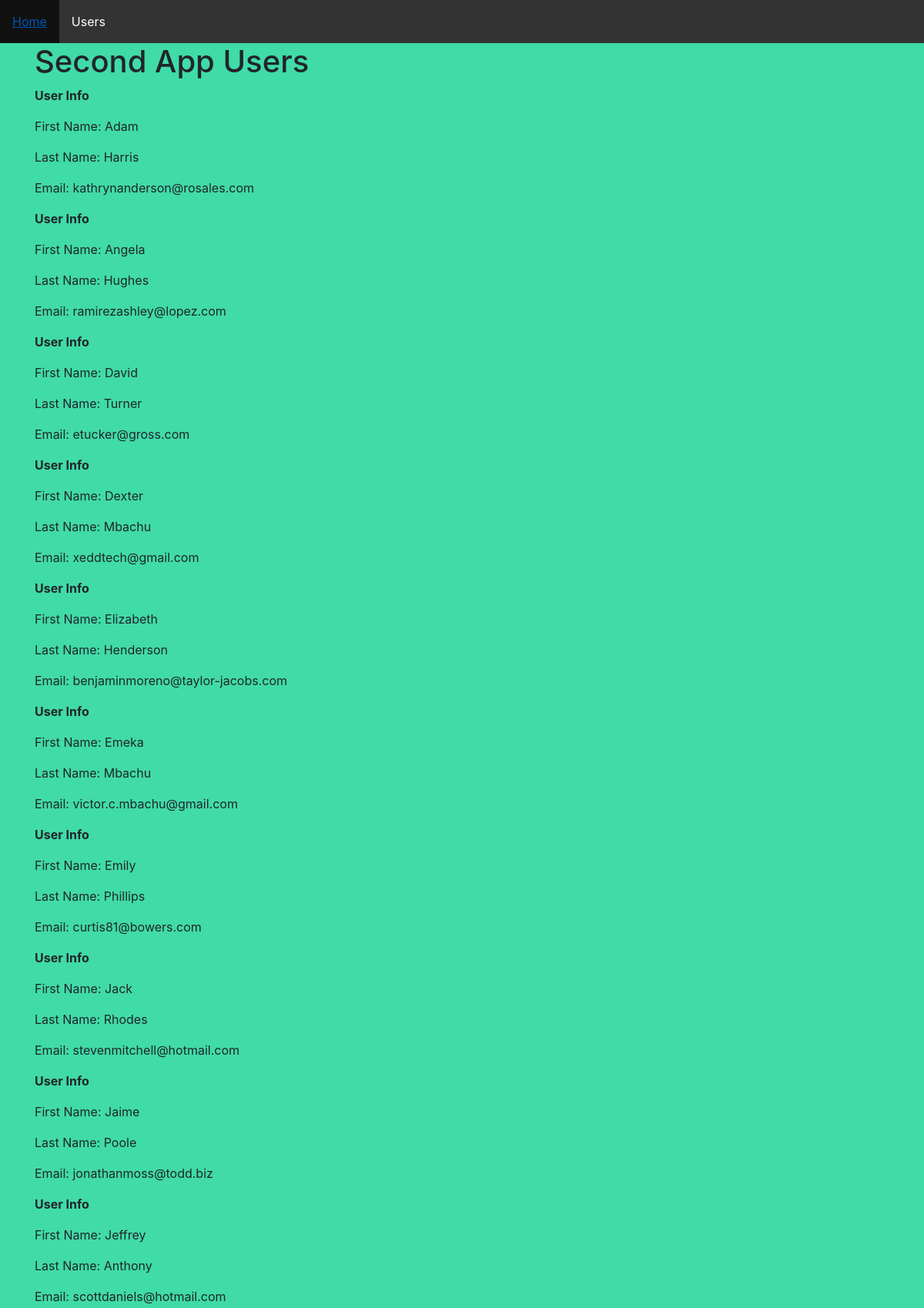
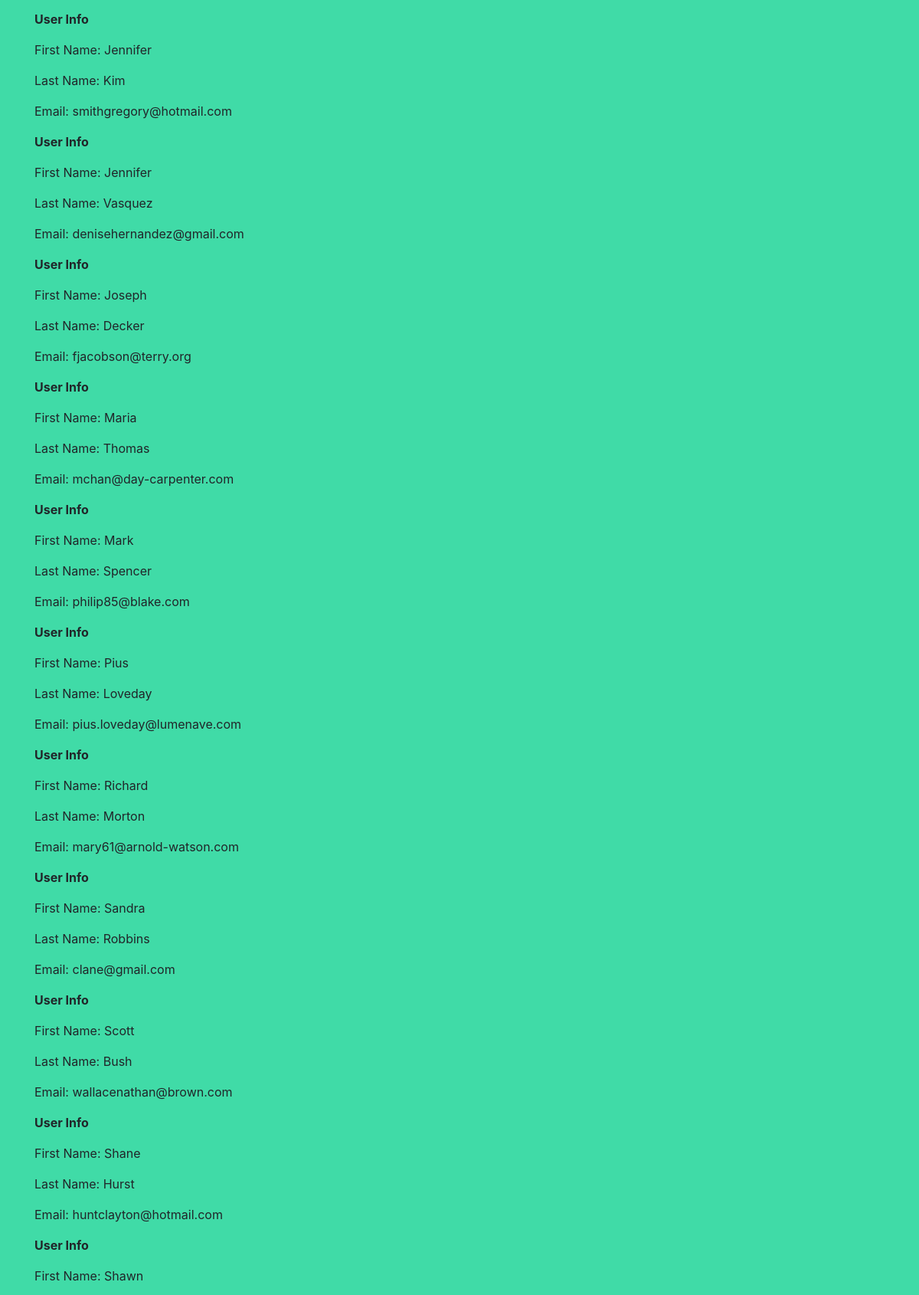
Page /secondapp/users (upper part) on the committed database (2 pictures, top to bottom).
### secondapp/models.py (models this page shows)
class User(models.Model):
    first_name = models.CharField(max_length=128)
    last_name = models.CharField(max_length=128)
    email = models.EmailField(max_length=264, unique=True)

### secondapp/views.py (the view)
# urls.py: path('users', views.users, name='add-users'),
def users(request):
    user_list = User.objects.order_by('first_name')
    user_dict = {'users':user_list}
    return render(request, 'secondapp/users.html', context=user_dict)

### secondapp/templates/secondapp/users.html (shortened to what this page needs)
{% extends 'secondapp/base.html' %}
{% load static %}
{% block content %}
<div class="container">
    <h1>Second App Users</h1>
    {% if users %}
        {% for user in users %}
        <p>
            <strong>User Info</strong>
        </p>
        <p>First Name: {{ user.first_name }}</p>
        <p>Last Name: {{ user.last_name }}</p>
        <p>Email: {{ user.email }}</p>
        {% endfor %}
    {% else %}
    <p>
        <strong>Nothing to show</strong>
    </p>
    {% endif %}
</div>
{% endblock %}

### secondapp/static/secondapp/css/style.css (style rules this page uses)
body { background-color: rgb(64, 219, 167); }

### rows in the picture
User: first_name "Adam", last_name "Harris", email "kathrynanderson@rosales.com"
User: first_name "Angela", last_name "Hughes", email "ramirezashley@lopez.com"
User: first_name "David", last_name "Turner", email "etucker@gross.com"
User: first_name "Dexter", last_name "Mbachu", email "xeddtech@gmail.com"
User: first_name "Elizabeth", last_name "Henderson", email "benjaminmoreno@taylor-jacobs.com"
User: first_name "Emeka", last_name "Mbachu", email "victor.c.mbachu@gmail.com"
User: first_name "Emily", last_name "Phillips", email "curtis81@bowers.com"
User: first_name "Jack", last_name "Rhodes", email "stevenmitchell@hotmail.com"
User: first_name "Jaime", last_name "Poole", email "jonathanmoss@todd.biz"
User: first_name "Jeffrey", last_name "Anthony", email "scottdaniels@hotmail.com"
User: first_name "Jennifer", last_name "Kim", email "smithgregory@hotmail.com"
User: first_name "Jennifer", last_name "Vasquez", email "denisehernandez@gmail.com"
User: first_name "Joseph", last_name "Decker", email "fjacobson@terry.org"
User: first_name "Maria", last_name "Thomas", email "mchan@day-carpenter.com"
User: first_name "Mark", last_name "Spencer", email "philip85@blake.com"
User: first_name "Pius", last_name "Loveday", email "pius.loveday@lumenave.com"
User: first_name "Richard", last_name "Morton", email "mary61@arnold-watson.com"
User: first_name "Sandra", last_name "Robbins", email "clane@gmail.com"
User: first_name "Scott", last_name "Bush", email "wallacenathan@brown.com"
User: first_name "Shane", last_name "Hurst", email "huntclayton@hotmail.com"
User: first_name "Shawn"
